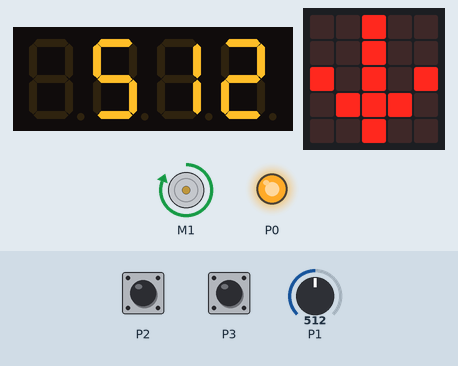
Recording of a program running on a simulated Calliope mini (MakeCode). Shown: 4-digit seven-segment display, the board's 5×5 LED display, DC motor (green arrow = forward, orange = backward, longer = faster), output pins drawn as LEDs (lit = HIGH). The inputs (shaded band) are chosen by the test bench; at power-on: P1 = 512 (analog values on the 0–1023 scale).

Above: at 2.3 s.
2.4 s: touch pin P3 pressed for 0.5 s
At 4.6 s:
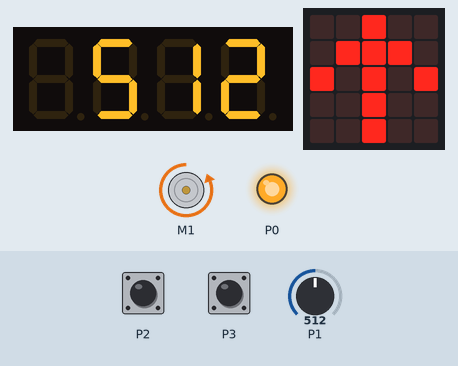
5.2 s: touch pin P2 pressed for 0.5 s
At 5.8 s:
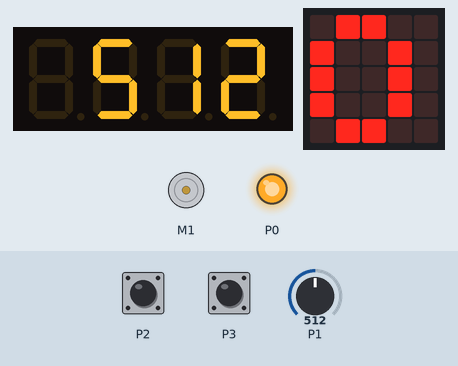
11.7 s: P1 set to 900
14.7 s: touch pin P3 pressed for 1 s
At 15.25 s:
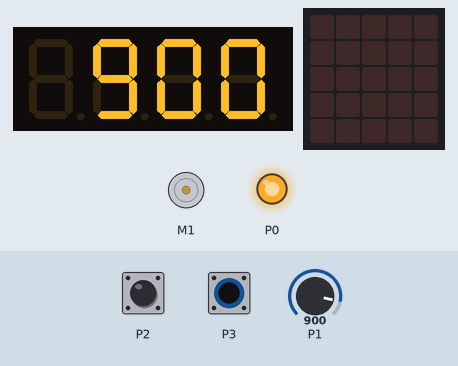
17.2 s: touch pin P2 pressed for 1 s
At 18.0 s:
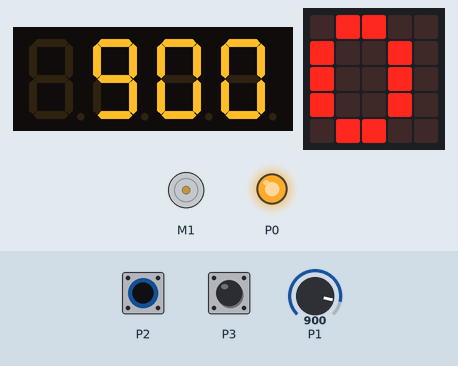
Timing chart, 0 to 20.2 s (numbered marks = the images above; inputs shaded):
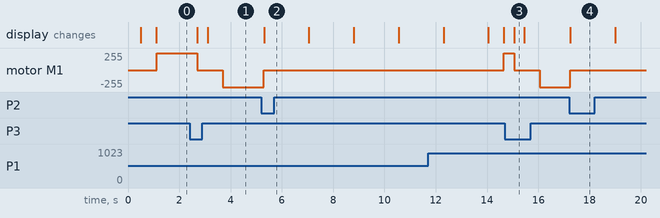

The program:

main.ts
```typescript
function Schranke_zu () {
    basic.showIcon(IconNames.ArrowSouth)
    m = 100
    motors.motorPower(m)
}
function Motor_aus () {
    basic.clearScreen()
    m = 0
    motors.motorCommand(MotorCommand.Break)
}
function _ (Kommentar: string) {

}
function Schranke_auf () {
    basic.showIcon(IconNames.ArrowNorth)
    m = -100
    motors.motorPower(m)
}
let Helligkeit = 0
let m = 0
_("elssner/ft3-schranke")
let _4digit = grove.createDisplay(DigitalPin.C16, DigitalPin.C17)
pins.digitalWritePin(DigitalPin.P0, 1)
let Schaltwert = 60
basic.pause(500)
Schranke_zu()
loops.everyInterval(400, function () {
    Helligkeit = pins.analogReadPin(AnalogPin.P1)
    _4digit.show(Helligkeit)
    if (m == 0 && Helligkeit > Schaltwert) {
        _("Motor aus und Lichtschranke dunkel -> Schranke öffnen")
        Schranke_auf()
    } else if (m < 0 && input.pinIsPressed(TouchPin.P2)) {
        _("Motor öffnet Schranke (m < 0) und Schranke ist ganz offen (P2) -> Motor aus")
        Motor_aus()
        _("nach 5 Sekunden -> Schranke wieder schließen")
        for (let Index = 0; Index <= 4; Index++) {
            basic.showNumber(Index)
            basic.pause(1000)
        }
        Schranke_zu()
    } else if (m > 0 && input.pinIsPressed(TouchPin.P3)) {
        _("Motor schließt Schranke (m > 0) und Schranke ist ganz geschlossen (P3) -> Motor aus")
        Motor_aus()
    }
})
```

test.ts
```typescript
// Hier kann man Tests durchführen; diese Datei wird nicht kompiliert, wenn dieses Paket als Erweiterung verwendet wird.
```

Measured:
- after the input at 2.4 s, motor M1: forward 255/255 → stopped after 0.30 s, → backward 255/255 1.0 s later; the display: first changes after 0.30 s (image 1 shows a later state)
- after the input at 5.2 s, motor M1: backward 255/255 → stopped after 0.10 s; the display: changes after 0.10 s (image 2)
- after the input at 14.7 s, motor M1: forward 255/255 → stopped after 0.35 s, → backward 255/255 1.0 s later; the display: changes after 0.35 s (image 3)
- after the input at 17.2 s, motor M1: backward 255/255 → stopped after 0.06 s; the display: changes after 0.06 s (image 4)
